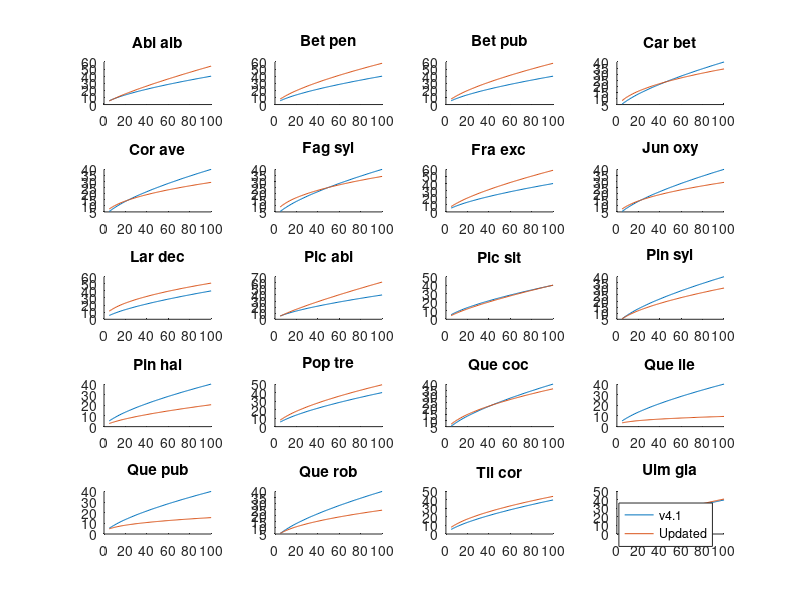
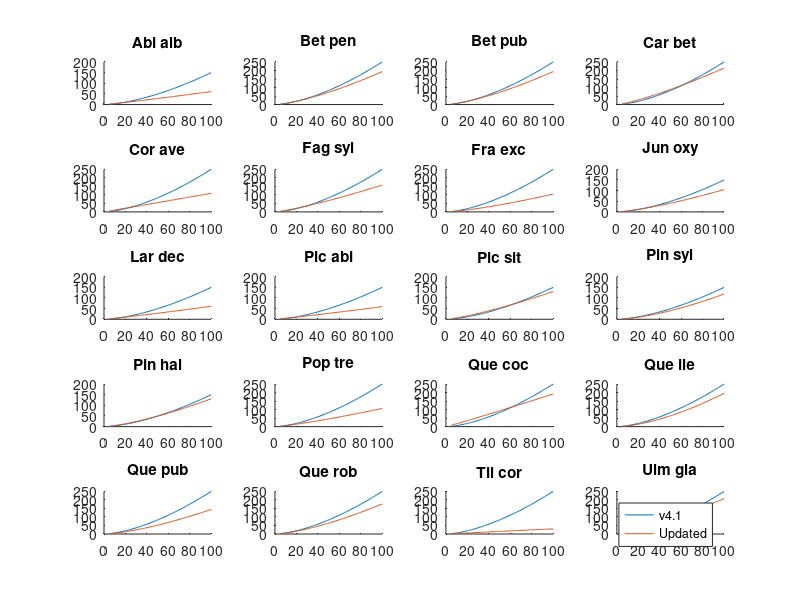

MATLAB code to generate these figures, in order:
% Make plots of new allometries and how they compare to the previous LPJ-GUESS allometries
%
% T. Pugh
% 30.07.24

pftname={'Abi alb','Bet pen','Bet pub','Car bet','Cor ave','Fag syl','Fra exc','Jun oxy',...
    'Lar dec','Pic abi','Pic sit','Pin syl','Pin hal','Pop tre','Que coc','Que ile',...
    'Que pub','Que rob','Til cor','Ulm gla'};
pftclass={'needle_cold','broad_cold','broad_cold','broad_cold','broad_cold','broad_cold','broad_warm','needle_warm',...
    'needle_cold','needle_cold','needle_cold','needle_cold','needle_warm','broad_warm','broad_warm','broad_warm',...
    'broad_warm','broad_cold','broad_cold','broad_cold'};
tol={'tol','intol','intol','inter','inter','tol','inter','intol',...
    'inter','tol','inter','inter','intol','intol','inter','inter',...
    'inter','inter','inter','inter'};
sla=[14.85,32.6,32.6,39.9,34.2,57.0,29.4,13.0,...
    13.0,12.6,12.6,10.9,11.2,29.1,25.5,13.3,...
    24.9,22.8,45.4,31.3];
k_allom2=[54.2,58.2,58.2,34.3,29.3,34.2,58.7,29.3,...
    51.0,61.2,40.1,30.7,20.6,49.2,36.1,9.6,...
    15.4,24.6,44.2,41.1];
k_allom3=[0.796,0.675,0.675,0.476,0.461,0.445,0.684,0.461,...
    0.5,0.818,0.743,0.582,0.650,0.623,0.548,0.333,...
    0.387,0.503,0.575,0.643];
k_allom1=[61.0,193.4,193.4,213.8,109.1,157.4,104.8,104.8,...
    61.0,59.4,130.3,118.6,130.8,106.6,191.8,196.0,...
    144.3,176.4,30.3,207.6];
k_rp=[1.109,1.430,1.430,1.277,1.0,1.242,1.358,1.358,...
    1.109,1.103,1.300,1.552,1.407,1.235,1.054,1.617,...
    1.480,1.466,1.0,1.253];
wooddens=[252.5,285.0,285.0,340.0,292.5,337.5,332.5,287.5,...
    262.5,225.0,182.5,282.5,307.5,238.8,257.5,420.0,...
    377.5,307.5,227.5,312.5];

npft=length(pftname);

% Standard allometries
k_allom2_stan=40;
k_allom3_stan=0.67;
k_rp_stan=1.6;
k_allom1_stan=NaN(size(k_allom1));
for nn=1:npft
    if strcmp(pftclass(nn),'needle_cold') || strcmp(pftclass(nn),'needle_warm')
        k_allom1_stan(nn)=150;
    elseif strcmp(pftclass(nn),'broad_cold') || strcmp(pftclass(nn),'broad_warm')
        k_allom1_stan(nn)=250;
    end
end
clear nn

% Calculate dimension ranges for each PFT
dbh_range=5:1:100; % in cm
dbh_range_m=dbh_range/100; % in m

pft_height=NaN(npft,length(dbh_range));
pft_height_stan=NaN(npft,length(dbh_range));
pft_CA=NaN(npft,length(dbh_range));
pft_CA_stan=NaN(npft,length(dbh_range));
for nn=1:npft
    pft_height(nn,:)=k_allom2(nn)*(dbh_range_m.^k_allom3(nn));
    pft_height_stan(nn,:)=k_allom2_stan*(dbh_range_m.^k_allom3_stan);
    pft_CA(nn,:)=k_allom1(nn)*(dbh_range_m.^k_rp(nn));
    pft_CA_stan(nn,:)=k_allom1_stan(nn)*(dbh_range_m.^k_rp_stan);
end
clear nn

% Make figures
figure
for nn=1:npft
    subplot(5,4,nn)
    hold on
    plot(dbh_range,pft_height_stan(nn,:))
    plot(dbh_range,pft_height(nn,:))
    title(pftname{nn})
end
legend('v4.1','Updated')

figure
for nn=1:npft
    subplot(5,4,nn)
    hold on
    plot(dbh_range,pft_CA_stan(nn,:))
    plot(dbh_range,pft_CA(nn,:))
    title(pftname{nn})
end
legend('v4.1','Updated')